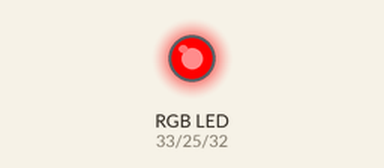
A sketch run on a simulated ESP32. Shown: an RGB LED mixed from three pins (HIGH = lit). Dim RGB values are drawn brighter than linear.

Above: at 0.05 s.
At 1.05 s:
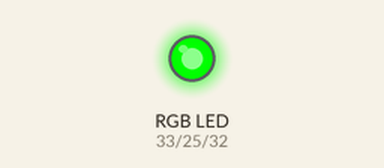
At 2.05 s:
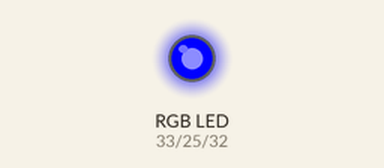
At 4.05 s:
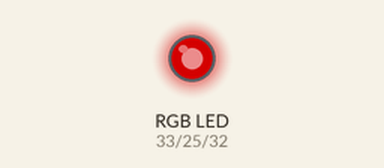
At 6.0 s:
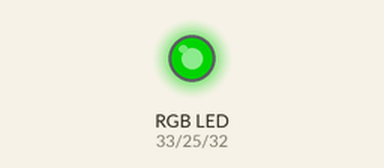
At 8.0 s:
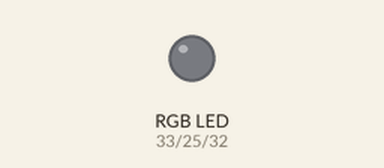
Timing chart, 0 to 10.4 s (numbered marks = the images above):
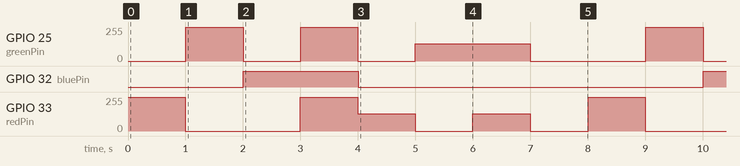

Measured:
- by itself, GPIO 25 (greenPin): repeats every 8.0 s: 0/255 1.0 s, 255/255 1.0 s, 0/255 1.0 s, 128/255 2.0 s, 0/255 2.0 s, 255/255 1.0 s
- by itself, GPIO 32 (bluePin): alternates HIGH for 2.0 s and LOW for 6.0 s
- by itself, GPIO 33 (redPin): repeats every 8.0 s: 0/255 2.0 s, 255/255 1.0 s, 2 × (128/255 1.0 s, 0/255 1.0 s), 255/255 1.0 s

The sketch:

HW478_LED.ino
```cpp
int greenPin=25, redPin= 33, bluePin=32;      /*RGB LED pins defined*/
void setup() {
  pinMode(redPin, OUTPUT);    /*Red pin defined as output*/
  pinMode(greenPin, OUTPUT);   /*Green pin defined as output*/
  pinMode(bluePin, OUTPUT);  /*Blue pin defined as output*/
}
void loop() {
  RGB_output(255, 0, 0); //Set RGB color to Red
  delay(1000);
  RGB_output(0, 255, 0); //Set RGB color to lime
  delay(1000);
  RGB_output(0, 0, 255); //Set RGB color to blue
  delay(1000);
  RGB_output(255, 255, 255); //Set RGB color to white
  delay(1000);
  RGB_output(128, 0, 0); //Set RGB color to maroon
  delay(1000);
  RGB_output(0, 128 , 0); //Set RGB color to green
  delay(1000);
  RGB_output(128, 128, 0); //Set RGB color to olive
  delay(1000);
  RGB_output(0, 0, 0); //Set RGB color to black
  delay(1000);
}
void RGB_output(int redLight, int greenLight, int blueLight)
  {
    analogWrite(redPin, redLight); //write analog values to RGB
    analogWrite(greenPin, greenLight);
    analogWrite(bluePin, blueLight);
}
```
